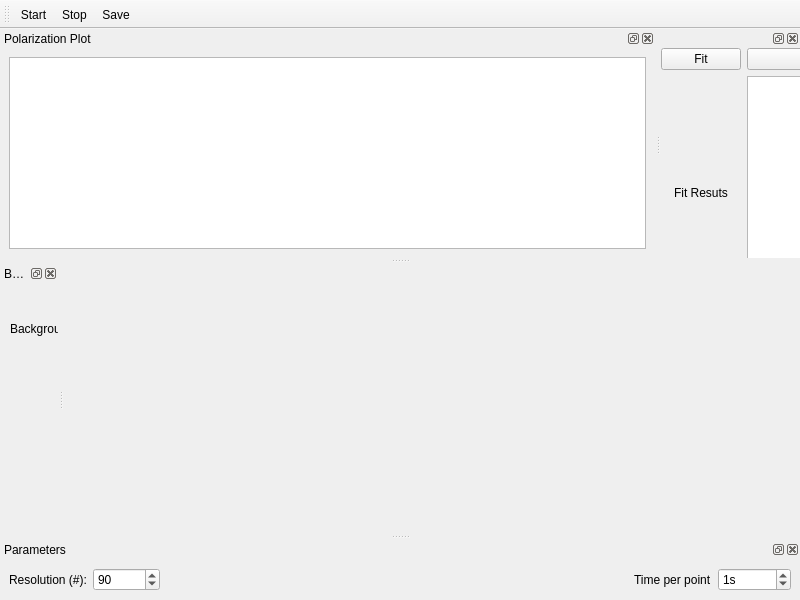
<?xml version="1.0" encoding="UTF-8"?>
<ui version="4.0">
 <class>MainWindow</class>
 <widget class="QMainWindow" name="MainWindow">
  <property name="geometry">
   <rect>
    <x>0</x>
    <y>0</y>
    <width>800</width>
    <height>600</height>
   </rect>
  </property>
  <property name="windowTitle">
   <string>qudi: Slow Counter</string>
  </property>
  <widget class="QWidget" name="centralwidget">
   <zorder>plotWidget</zorder>
  </widget>
  <widget class="QMenuBar" name="menubar">
   <property name="geometry">
    <rect>
     <x>0</x>
     <y>0</y>
     <width>800</width>
     <height>25</height>
    </rect>
   </property>
  </widget>
  <widget class="QDockWidget" name="plot_DockWidget">
   <property name="sizePolicy">
    <sizepolicy hsizetype="Preferred" vsizetype="Preferred">
     <horstretch>1</horstretch>
     <verstretch>0</verstretch>
    </sizepolicy>
   </property>
   <property name="windowTitle">
    <string>Polarization Plot</string>
   </property>
   <attribute name="dockWidgetArea">
    <number>4</number>
   </attribute>
   <widget class="QWidget" name="dockWidgetContents">
    <layout class="QVBoxLayout" name="verticalLayout">
     <item>
      <layout class="QHBoxLayout" name="horizontalLayout_4"/>
     </item>
     <item>
      <widget class="PlotWidget" name="plotWidget"/>
     </item>
    </layout>
   </widget>
  </widget>
  <widget class="QDockWidget" name="parameters_QDockWidget">
   <property name="maximumSize">
    <size>
     <width>524287</width>
     <height>100</height>
    </size>
   </property>
   <property name="windowTitle">
    <string>Parameters</string>
   </property>
   <attribute name="dockWidgetArea">
    <number>8</number>
   </attribute>
   <widget class="QWidget" name="paramters_QWidget">
    <layout class="QHBoxLayout" name="horizontalLayout">
     <item>
      <widget class="QLabel" name="resolution_label">
       <property name="text">
        <string>Resolution (#):</string>
       </property>
      </widget>
     </item>
     <item>
      <widget class="QSpinBox" name="resolution_SpinBox">
       <property name="minimum">
        <number>1</number>
       </property>
       <property name="maximum">
        <number>1000000</number>
       </property>
       <property name="singleStep">
        <number>10</number>
       </property>
       <property name="value">
        <number>90</number>
       </property>
      </widget>
     </item>
     <item>
      <spacer name="horizontalSpacer">
       <property name="orientation">
        <enum>Qt::Horizontal</enum>
       </property>
       <property name="sizeHint" stdset="0">
        <size>
         <width>40</width>
         <height>20</height>
        </size>
       </property>
      </spacer>
     </item>
     <item>
      <widget class="QLabel" name="label_2">
       <property name="text">
        <string>Time per point</string>
       </property>
      </widget>
     </item>
     <item>
      <widget class="QSpinBox" name="time_per_point_SpinBox">
       <property name="suffix">
        <string>s</string>
       </property>
       <property name="minimum">
        <number>0</number>
       </property>
       <property name="maximum">
        <number>1000000</number>
       </property>
       <property name="singleStep">
        <number>10</number>
       </property>
       <property name="value">
        <number>1</number>
       </property>
      </widget>
     </item>
    </layout>
   </widget>
  </widget>
  <widget class="QToolBar" name="control_ToolBar">
   <property name="windowTitle">
    <string>Counting Controls</string>
   </property>
   <property name="toolButtonStyle">
    <enum>Qt::ToolButtonTextUnderIcon</enum>
   </property>
   <attribute name="toolBarArea">
    <enum>TopToolBarArea</enum>
   </attribute>
   <attribute name="toolBarBreak">
    <bool>false</bool>
   </attribute>
   <addaction name="run_Action"/>
   <addaction name="stop_Action"/>
   <addaction name="actionSave"/>
  </widget>
  <widget class="QDockWidget" name="background_dockWidget">
   <property name="windowTitle">
    <string>Background</string>
   </property>
   <attribute name="dockWidgetArea">
    <number>1</number>
   </attribute>
   <widget class="QWidget" name="dockWidgetContents_2">
    <widget class="QWidget" name="horizontalLayoutWidget">
     <property name="geometry">
      <rect>
       <x>10</x>
       <y>0</y>
       <width>761</width>
       <height>91</height>
      </rect>
     </property>
     <layout class="QHBoxLayout" name="horizontalLayout_2">
      <item>
       <widget class="QLabel" name="background_value_label">
        <property name="text">
         <string>Background value</string>
        </property>
       </widget>
      </item>
      <item>
       <widget class="ScienDSpinBox" name="background_doubleSpinBox">
        <property name="suffix">
         <string>c/s</string>
        </property>
        <property name="maximum">
         <double>10000000.000000000000000</double>
        </property>
       </widget>
      </item>
      <item>
       <spacer name="horizontalSpacer_2">
        <property name="orientation">
         <enum>Qt::Horizontal</enum>
        </property>
        <property name="sizeHint" stdset="0">
         <size>
          <width>40</width>
          <height>20</height>
         </size>
        </property>
       </spacer>
      </item>
      <item>
       <widget class="QPushButton" name="measure_background_pushButton">
        <property name="text">
         <string>Take from measurement</string>
        </property>
       </widget>
      </item>
      <item>
       <widget class="QLabel" name="for_label">
        <property name="text">
         <string>For</string>
        </property>
       </widget>
      </item>
      <item>
       <widget class="ScienDSpinBox" name="background_time_doubleSpinBox">
        <property name="suffix">
         <string>s</string>
        </property>
        <property name="value">
         <double>5.000000000000000</double>
        </property>
       </widget>
      </item>
     </layout>
    </widget>
   </widget>
  </widget>
  <widget class="QDockWidget" name="fit_dockWidget">
   <attribute name="dockWidgetArea">
    <number>4</number>
   </attribute>
   <widget class="QWidget" name="dockWidgetContents_3">
    <widget class="QWidget" name="layoutWidget">
     <property name="geometry">
      <rect>
       <x>0</x>
       <y>0</y>
       <width>311</width>
       <height>261</height>
      </rect>
     </property>
     <layout class="QGridLayout" name="gridLayout_29">
      <item row="1" column="0">
       <widget class="QLabel" name="label_26">
        <property name="sizePolicy">
         <sizepolicy hsizetype="Preferred" vsizetype="Preferred">
          <horstretch>0</horstretch>
          <verstretch>0</verstretch>
         </sizepolicy>
        </property>
        <property name="text">
         <string>Fit Resuts</string>
        </property>
        <property name="alignment">
         <set>Qt::AlignCenter</set>
        </property>
       </widget>
      </item>
      <item row="0" column="0">
       <widget class="QPushButton" name="fit_param_PushButton">
        <property name="sizePolicy">
         <sizepolicy hsizetype="Preferred" vsizetype="Fixed">
          <horstretch>0</horstretch>
          <verstretch>0</verstretch>
         </sizepolicy>
        </property>
        <property name="text">
         <string>Fit</string>
        </property>
       </widget>
      </item>
      <item row="0" column="1">
       <widget class="FitSettingsComboBox" name="fit_param_fit_func_ComboBox">
        <property name="sizePolicy">
         <sizepolicy hsizetype="Preferred" vsizetype="Fixed">
          <horstretch>0</horstretch>
          <verstretch>0</verstretch>
         </sizepolicy>
        </property>
       </widget>
      </item>
      <item row="1" column="1">
       <widget class="QTextBrowser" name="fit_param_results_TextBrowser">
        <property name="sizePolicy">
         <sizepolicy hsizetype="Preferred" vsizetype="Preferred">
          <horstretch>0</horstretch>
          <verstretch>0</verstretch>
         </sizepolicy>
        </property>
        <property name="font">
         <font>
          <kerning>false</kerning>
         </font>
        </property>
       </widget>
      </item>
     </layout>
    </widget>
   </widget>
  </widget>
  <action name="stop_Action">
   <property name="checkable">
    <bool>true</bool>
   </property>
   <property name="icon">
    <iconset>
     <normaloff>../../artwork/icons/qudiTheme/22x22/stop-counter.png</normaloff>../../artwork/icons/qudiTheme/22x22/stop-counter.png</iconset>
   </property>
   <property name="text">
    <string>&amp;Stop</string>
   </property>
   <property name="toolTip">
    <string>Abort the measurement</string>
   </property>
  </action>
  <action name="run_Action">
   <property name="checkable">
    <bool>true</bool>
   </property>
   <property name="icon">
    <iconset>
     <normaloff>../../artwork/icons/qudiTheme/22x22/start-counter.png</normaloff>../../artwork/icons/qudiTheme/22x22/start-counter.png</iconset>
   </property>
   <property name="text">
    <string>&amp;Start</string>
   </property>
   <property name="toolTip">
    <string>Run the measurement</string>
   </property>
  </action>
  <action name="actionClose">
   <property name="icon">
    <iconset>
     <normaloff>../../artwork/icons/oxygen/22x22/application-exit.png</normaloff>../../artwork/icons/oxygen/22x22/application-exit.png</iconset>
   </property>
   <property name="text">
    <string>Close</string>
   </property>
  </action>
  <action name="actionSave">
   <property name="icon">
    <iconset>
     <normaloff>../../artwork/icons/oxygen/22x22/document-save.png</normaloff>../../artwork/icons/oxygen/22x22/document-save.png</iconset>
   </property>
   <property name="text">
    <string>Save</string>
   </property>
   <property name="toolTip">
    <string>Save</string>
   </property>
  </action>
 </widget>
 <customwidgets>
  <customwidget>
   <class>ScienDSpinBox</class>
   <extends>QDoubleSpinBox</extends>
   <header>qtwidgets.scientific_spinbox.h</header>
  </customwidget>
  <customwidget>
   <class>PlotWidget</class>
   <extends>QGraphicsView</extends>
   <header>pyqtgraph</header>
  </customwidget>
  <customwidget>
   <class>FitSettingsComboBox</class>
   <extends>QComboBox</extends>
   <header>gui/fitsettings</header>
  </customwidget>
 </customwidgets>
 <resources/>
 <connections>
  <connection>
   <sender>run_Action</sender>
   <signal>triggered(bool)</signal>
   <receiver>plot_DockWidget</receiver>
   <slot>setVisible(bool)</slot>
   <hints>
    <hint type="sourcelabel">
     <x>-1</x>
     <y>-1</y>
    </hint>
    <hint type="destinationlabel">
     <x>399</x>
     <y>136</y>
    </hint>
   </hints>
  </connection>
  <connection>
   <sender>actionClose</sender>
   <signal>triggered()</signal>
   <receiver>MainWindow</receiver>
   <slot>close()</slot>
   <hints>
    <hint type="sourcelabel">
     <x>-1</x>
     <y>-1</y>
    </hint>
    <hint type="destinationlabel">
     <x>399</x>
     <y>299</y>
    </hint>
   </hints>
  </connection>
 </connections>
</ui>
